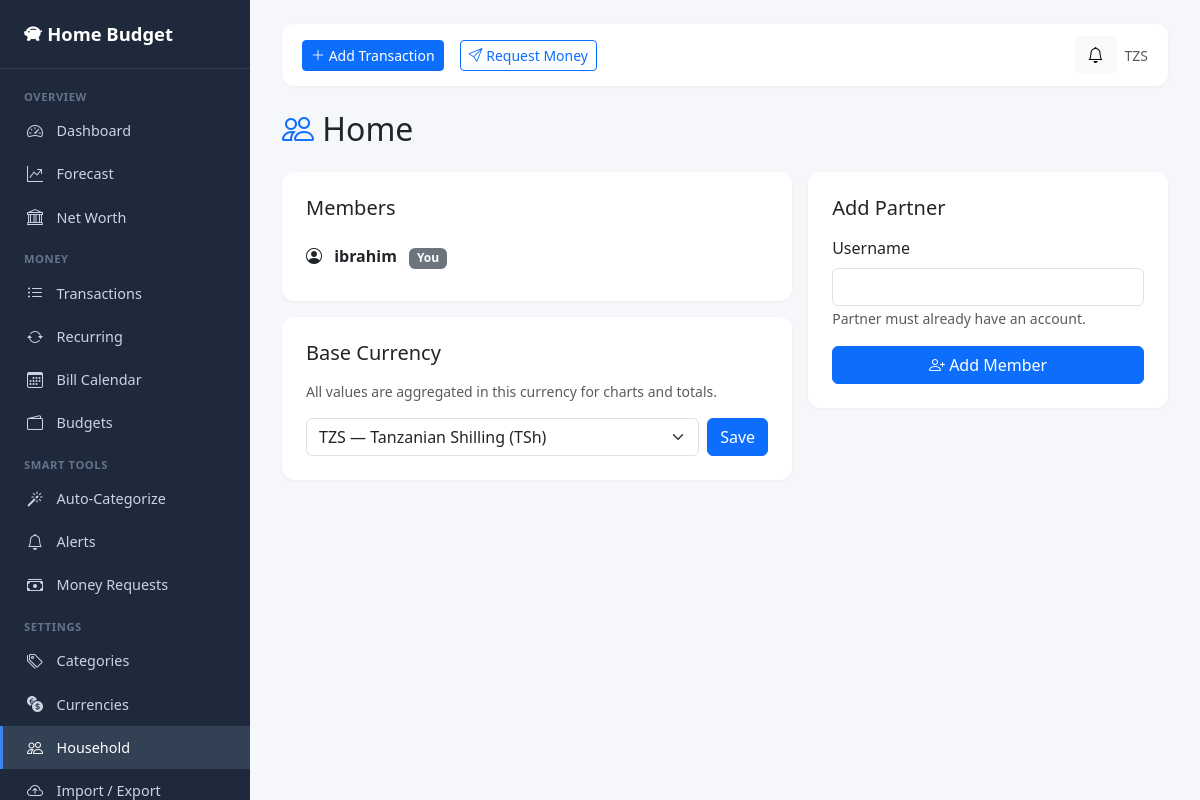
Page /household/settings/ (signed in) on the committed database.
### budget_app/models.py (models this page shows, shortened)
class Currency(models.Model):
    code = models.CharField(max_length=5, unique=True, help_text="e.g. USD, TZS, EUR")
    name = models.CharField(max_length=50)
    symbol = models.CharField(max_length=5, default='$')
    class Meta:
        verbose_name_plural = 'Currencies'
        ordering = ['code']

class Household(models.Model):
    name = models.CharField(max_length=100)
    members = models.ManyToManyField(User, related_name='households')
    base_currency = models.ForeignKey(
        Currency, on_delete=models.PROTECT, null=True, blank=True,
        related_name='households_base'
    )
    created_at = models.DateTimeField(auto_now_add=True)
    @property
    def currency_symbol(self):
        return self.base_currency.symbol if self.base_currency else '$'
    @property
    def currency_code(self):
        return self.base_currency.code if self.base_currency else 'USD'

### budget_app/views.py (the view)
    def wrapper(request, *args, **kwargs):
        h = get_user_household(request.user)
        if not h:
            return redirect('household_setup')
        return view(request, *args, **kwargs)

### budget_app/context_processors.py (called while the page is built)
def household_context(request):
    if not request.user.is_authenticated:
        return {}
    household = request.user.households.first()
    if not household:
        return {'current_household': None}
    unread_alerts = Alert.objects.filter(
        household=household, is_read=False
    ).filter(
    ).count()
    pending_requests = MoneyRequest.objects.filter(
        household=household, approver=request.user, status=MoneyRequest.STATUS_PENDING
    ).count()
    return {
        'current_household': household,
        'currency_symbol': household.currency_symbol,
        'currency_code': household.currency_code,
        'unread_alerts_count': unread_alerts,
        'pending_requests_count': pending_requests,
    }

### budget_app/services.py (called while the page is built, shortened)
def month_range(target_date):
    first = target_date.replace(day=1)
    if first.month == 12:
        last = first.replace(year=first.year + 1, month=1) - timedelta(days=1)
    else:
        last = first.replace(month=first.month + 1) - timedelta(days=1)
    return first, last

def apply_due_recurring(household=None, today=None):
    today = today or timezone.now().date()
    qs = RecurringTransaction.objects.filter(
        is_active=True, auto_create=True, next_due_date__lte=today
    )
    if household:
        qs = qs.filter(household=household)
    created = []
    return created

def check_budget_alerts(household, today=None):
    today = today or timezone.now().date()
    month_start, month_end = month_range(today)
    budgets = Budget.objects.filter(household=household, month=month_start)
    new_alerts = []
    return new_alerts

### budget_app/views.py (called while the page is built, shortened)
def get_user_household(user):
    return user.households.first()

def ensure_household(view):
    def wrapper(request, *args, **kwargs):
        h = get_user_household(request.user)
        if not h:
            return redirect('household_setup')
        return view(request, *args, **kwargs)
    wrapper.__name__ = view.__name__
    return wrapper

@login_required
@ensure_household
def household_settings(request):
    household = get_user_household(request.user)
    return render(request, 'budget_app/household_settings.html', {
        'household': household,
        'currencies': Currency.objects.all(),
    })

### budget_app/templates/budget_app/household_settings.html (shortened to what this page needs)
{% extends 'budget_app/base.html' %}
{% block content %}
<h2 class="mb-4"><i class="bi bi-people text-primary"></i> {{ household.name }}</h2>
<div class="row g-3">
    <div class="col-lg-7">
        <div class="card p-4 mb-3">
            <h5 class="mb-3">Members</h5>
            <ul class="list-group list-group-flush">
                {% for member in household.members.all %}
                <li class="list-group-item d-flex justify-content-between align-items-center px-0">
                    <span><i class="bi bi-person-circle me-2"></i> <strong>{{ member.username }}</strong>
                        {% if member == user %}<span class="badge bg-secondary ms-2">You</span>{% endif %}
                    </span>
                </li>
                {% endfor %}
            </ul>
        </div>
        <div class="card p-4">
            <h5 class="mb-3">Base Currency</h5>
            <p class="text-muted small">All values are aggregated in this currency for charts and totals.</p>
            <form method="post" class="d-flex gap-2">
                <select name="currency_id" class="form-select">
                    {% for c in currencies %}
                    <option value="{{ c.id }}" {% if household.base_currency_id == c.id %}selected{% endif %}>
                        {{ c.code }} — {{ c.name }} ({{ c.symbol }})
                    </option>
                    {% endfor %}
                </select>
                <button class="btn btn-primary">Save</button>
            </form>
        </div>
    </div>
    <div class="col-lg-5">
        <div class="card p-4">
            <h5 class="mb-3">Add Partner</h5>
            <form method="post">
                <div class="mb-3">
                    <label class="form-label">Username</label>
                    <input type="text" name="username" class="form-control" required>
                    <small class="text-muted">Partner must already have an account.</small>
                </div>
                <button type="submit" class="btn btn-primary w-100"><i class="bi bi-person-plus"></i> Add Member</button>
            </form>
        </div>
    </div>
</div>
{% endblock %}

### budget_app/templates/budget_app/base.html (shortened to what this page needs)
{% load static %}
<!DOCTYPE html>
<html lang="en">
<head>
    <link href="https://cdn.jsdelivr.net/npm/bootstrap@5.3.2/dist/css/bootstrap.min.css" rel="stylesheet">
    <link href="https://cdn.jsdelivr.net/npm/bootstrap-icons@1.11.1/font/bootstrap-icons.css" rel="stylesheet">
</head>
<body>
{% if user.is_authenticated and current_household %}
<aside class="sidebar d-flex flex-column" id="sidebar">
    <a href="{% url 'dashboard' %}" class="sidebar-brand text-decoration-none">
        <i class="bi bi-piggy-bank-fill"></i> Home Budget
    </a>
    <nav class="flex-grow-1 py-2">
        <div class="sidebar-section">Overview</div>
        <a href="{% url 'dashboard' %}" class="sidebar-link {% if request.resolver_match.url_name == 'dashboard' %}active{% endif %}">
            <i class="bi bi-speedometer2"></i> Dashboard
        </a>
        <a href="{% url 'forecast' %}" class="sidebar-link {% if request.resolver_match.url_name == 'forecast' %}active{% endif %}">
            <i class="bi bi-graph-up-arrow"></i> Forecast
        </a>
        <a href="{% url 'networth' %}" class="sidebar-link {% if request.resolver_match.url_name == 'networth' %}active{% endif %}">
            <i class="bi bi-bank"></i> Net Worth
        </a>
        <div class="sidebar-section">Money</div>
        <a href="{% url 'transaction_list' %}" class="sidebar-link {% if 'transaction' in request.resolver_match.url_name %}active{% endif %}">
            <i class="bi bi-list-ul"></i> Transactions
        </a>
        <a href="{% url 'recurring_list' %}" class="sidebar-link {% if 'recurring' in request.resolver_match.url_name %}active{% endif %}">
            <i class="bi bi-arrow-repeat"></i> Recurring
        </a>
        <a href="{% url 'bill_calendar' %}" class="sidebar-link {% if request.resolver_match.url_name == 'bill_calendar' %}active{% endif %}">
            <i class="bi bi-calendar3"></i> Bill Calendar
        </a>
        <a href="{% url 'budget_list' %}" class="sidebar-link {% if 'budget' in request.resolver_match.url_name %}active{% endif %}">
            <i class="bi bi-wallet2"></i> Budgets
        </a>
        <div class="sidebar-section">Smart Tools</div>
        <a href="{% url 'rule_list' %}" class="sidebar-link {% if 'rule' in request.resolver_match.url_name %}active{% endif %}">
            <i class="bi bi-magic"></i> Auto-Categorize
        </a>
        <a href="{% url 'alert_list' %}" class="sidebar-link {% if 'alert' in request.resolver_match.url_name %}active{% endif %}">
            <i class="bi bi-bell"></i> Alerts
        </a>
        <a href="{% url 'request_list' %}" class="sidebar-link {% if 'request' in request.resolver_match.url_name %}active{% endif %}">
            <i class="bi bi-cash-stack"></i> Money Requests
        </a>
        <div class="sidebar-section">Settings</div>
        <a href="{% url 'category_list' %}" class="sidebar-link {% if 'category' in request.resolver_match.url_name %}active{% endif %}">
            <i class="bi bi-tags"></i> Categories
        </a>
        <a href="{% url 'currency_list' %}" class="sidebar-link {% if 'currency' in request.resolver_match.url_name or 'rate' in request.resolver_match.url_name %}active{% endif %}">
            <i class="bi bi-currency-exchange"></i> Currencies
        </a>
        <a href="{% url 'household_settings' %}" class="sidebar-link {% if 'household' in request.resolver_match.url_name %}active{% endif %}">
            <i class="bi bi-people"></i> Household
        </a>
        <a href="{% url 'import_csv' %}" class="sidebar-link {% if request.resolver_match.url_name == 'import_csv' %}active{% endif %}">
            <i class="bi bi-cloud-arrow-up"></i> Import / Export
        </a>
    </nav>
</aside>
{% endif %}
<main class="main-content">
    {% if user.is_authenticated and current_household %}
    <div class="topbar">
        <div class="d-flex align-items-center gap-3">
            <a href="{% url 'transaction_create' %}" class="btn btn-primary btn-sm">
                <i class="bi bi-plus-lg"></i> Add Transaction
            </a>
            <a href="{% url 'request_create' %}" class="btn btn-outline-primary btn-sm d-none d-md-inline-block">
                <i class="bi bi-send"></i> Request Money
            </a>
        </div>
        <div class="d-flex align-items-center gap-2">
            <a href="{% url 'alert_list' %}" class="btn btn-light position-relative" title="Alerts">
                <i class="bi bi-bell"></i>
            </a>
            <span class="text-muted small d-none d-md-inline">{{ currency_code }}</span>
        </div>
    </div>
    {% endif %}
    {% block content %}{% endblock %}
</main>
</body>
</html>

### budget_app/templates/budget_app/base.html (style rules this page uses)
:root { --sidebar-width: 250px; --sidebar-bg: #1e293b; --sidebar-hover: #334155; --sidebar-active: #3b82f6; --sidebar-text: #cbd5e1; --sidebar-text-active: #ffffff; --content-bg: #f5f7fb; }
body { background-color: var(--content-bg); min-height: 100vh; }
.sidebar { position: fixed; top: 0; left: 0; width: var(--sidebar-width); height: 100vh; background-color: var(--sidebar-bg); color: var(--sidebar-text); overflow-y: auto; z-index: 1000; transition: transform 0.3s ease; }
.sidebar-brand { padding: 1.25rem 1.5rem; color: white; font-size: 1.15rem; font-weight: 600; border-bottom: 1px solid rgba(255,255,255,0.1); }
.sidebar-section { padding: 0.75rem 1.5rem 0.25rem; font-size: 0.7rem; text-transform: uppercase; color: #64748b; letter-spacing: 0.05em; font-weight: 600; }
.sidebar-link { display: flex; align-items: center; padding: 0.6rem 1.5rem; color: var(--sidebar-text); text-decoration: none; transition: all 0.15s; font-size: 0.9rem; border-left: 3px solid transparent; }
.sidebar-link.active { background-color: var(--sidebar-hover); color: white; border-left-color: var(--sidebar-active); }
.sidebar-link i { margin-right: 0.75rem; width: 1.1rem; font-size: 1rem; }
.main-content { margin-left: var(--sidebar-width); min-height: 100vh; padding: 1.5rem 2rem 3rem; }
.topbar { background: white; padding: 0.75rem 1.25rem; border-radius: 12px; box-shadow: 0 1px 3px rgba(0,0,0,0.05); margin-bottom: 1.5rem; display: flex; align-items: center; justify-content: space-between; }
.card { border: none; border-radius: 12px; box-shadow: 0 1px 3px rgba(0,0,0,0.05); }

### rows in the picture
Currency: code "TZS"
Household: name "Home", currency_id "TZS — Tanzanian Shilling (TSh)"

### other values in the picture
{{ member.username }} "ibrahim"
